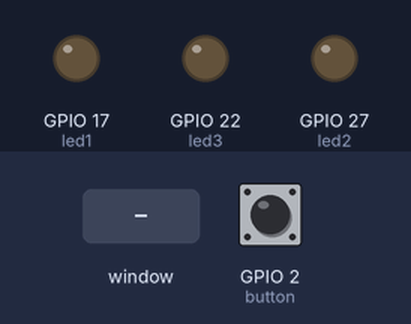
Recording of a program running on a simulated Raspberry Pi (BCM pin numbers). Shown: output pins drawn as LEDs (lit = HIGH). The test bench sets the inputs (shaded band); at power-on: GPIO 2 (button) HIGH. The desktop window is not drawn, its controls go by their first labels and the mouse button is held 0.15 s.

Above: at 1.2 s.
1.3 s: control labelled "Traffic Light Mode" in the window clicked
At 2.1 s:
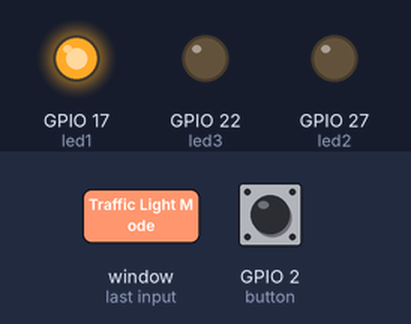
4.3 s: slider 1 in the window set to 50
At 5.1 s:
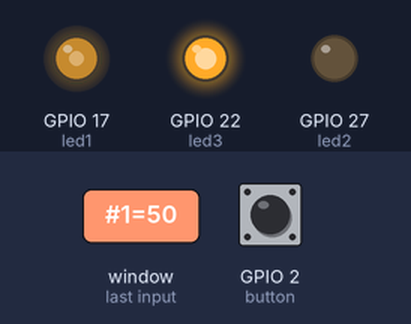
7.3 s: slider 2 in the window set to 50
At 8.4 s:
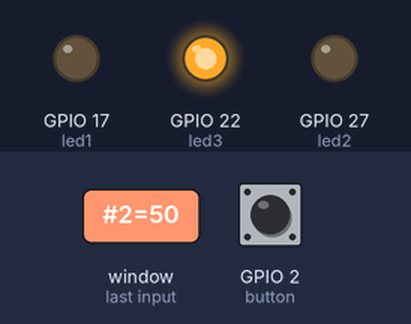
10.3 s: slider 1 in the window set to 100
11.8 s: slider 2 in the window set to 25
At 12.2 s:
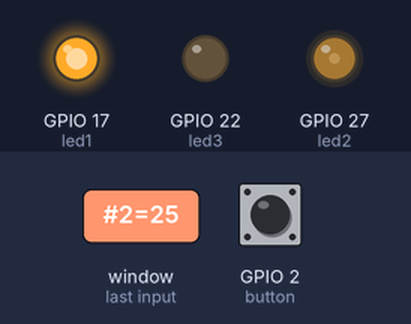
13.8 s: slider 1 in the window set to 25
Timing chart, 0 to 17.8 s (numbered marks = the images above; inputs shaded):
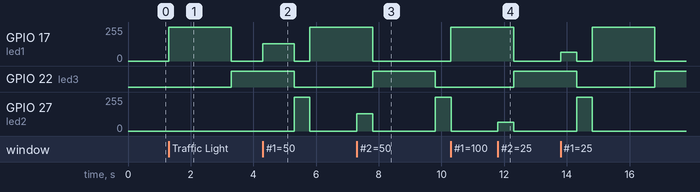

Measured:
- after the input at 1.3 s, GPIO 17 (led1): 0/255 → 255/255 at once, → 0/255 2.0 s later; GPIO 22 (led3): LOW → HIGH after 2.0 s
- after the input at 4.3 s, GPIO 17 (led1): 0/255 → 128/255 at once, → 0/255 1.0 s later, → 255/255 0.50 s later
- after the input at 7.3 s, GPIO 27 (led2): 0/255 → 128/255 at once, → 0/255 0.50 s later, → 255/255 2.0 s later
- after the input at 11.8 s, GPIO 27 (led2): 0/255 → 64/255 at once, → 0/255 0.51 s later

The program:

day2_level2_traffic_light.py
```python
"""
Raspberry Pi Camp - Day 2 - Level 2 (independent challenge)
Adds a "Traffic Light Mode" button that automatically cycles the 3 LEDs
through a real red -> green -> yellow -> red sequence, using window.after()
instead of sleep() so the GUI never freezes.

Builds on day2_level1_functions_gui.py. Same wiring.
"""

import tkinter as tk
from gpiozero import PWMLED, PWMOutputDevice, Button

led1 = PWMLED(17)
led2 = PWMLED(27)
led3 = PWMLED(22)
buzzer = PWMOutputDevice(23)

window = tk.Tk()
window.title("LED Control Panel")


def make_slider(led, label):
    tk.Label(window, text=label).pack()

    def set_val(val):
        led.value = int(val) / 100

    tk.Scale(window, from_=0, to=100, orient="horizontal", command=set_val).pack()


make_slider(led1, "LED 1")
make_slider(led2, "LED 2")
make_slider(led3, "LED 3")


def set_volume(val):
    buzzer.value = int(val) / 100


tk.Label(window, text="Buzzer Volume").pack()
tk.Scale(window, from_=0, to=100, orient="horizontal", command=set_volume).pack()


# --- Traffic light mode ---

def show_red():
    led1.value = 1
    led2.value = 0
    led3.value = 0
    window.after(2000, show_green)


def show_green():
    led1.value = 0
    led2.value = 0
    led3.value = 1
    window.after(2000, show_yellow)


def show_yellow():
    led1.value = 0
    led2.value = 1
    led3.value = 0
    window.after(500, show_red)


tk.Button(window, text="Traffic Light Mode", command=show_red).pack()


# --- Master button ---

button = Button(2)
system_on = True


def toggle_system():
    global system_on
    system_on = not system_on
    if not system_on:
        led1.off()
        led2.off()
        led3.off()
        buzzer.off()


button.when_pressed = toggle_system

window.mainloop()
```
